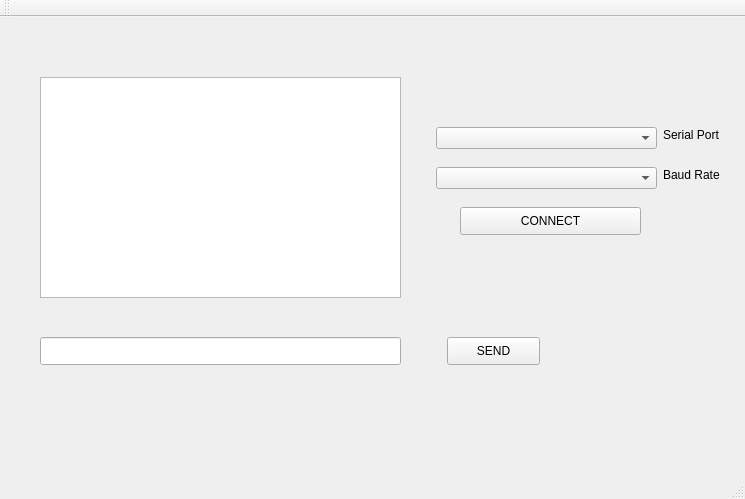
<?xml version="1.0" encoding="UTF-8"?>
<ui version="4.0">
 <class>MainWindow</class>
 <widget class="QMainWindow" name="MainWindow">
  <property name="geometry">
   <rect>
    <x>0</x>
    <y>0</y>
    <width>745</width>
    <height>499</height>
   </rect>
  </property>
  <property name="windowTitle">
   <string>MainWindow</string>
  </property>
  <property name="animated">
   <bool>false</bool>
  </property>
  <widget class="QWidget" name="centralWidget">
   <widget class="QPushButton" name="btnconnect">
    <property name="geometry">
     <rect>
      <x>460</x>
      <y>190</y>
      <width>181</width>
      <height>28</height>
     </rect>
    </property>
    <property name="text">
     <string>CONNECT</string>
    </property>
   </widget>
   <widget class="QComboBox" name="comboboxbaudrate">
    <property name="geometry">
     <rect>
      <x>436</x>
      <y>150</y>
      <width>221</width>
      <height>22</height>
     </rect>
    </property>
   </widget>
   <widget class="QComboBox" name="comboboxport">
    <property name="geometry">
     <rect>
      <x>436</x>
      <y>110</y>
      <width>221</width>
      <height>22</height>
     </rect>
    </property>
   </widget>
   <widget class="QLabel" name="label">
    <property name="geometry">
     <rect>
      <x>663</x>
      <y>110</y>
      <width>60</width>
      <height>16</height>
     </rect>
    </property>
    <property name="text">
     <string>Serial Port</string>
    </property>
   </widget>
   <widget class="QLabel" name="label_2">
    <property name="geometry">
     <rect>
      <x>663</x>
      <y>150</y>
      <width>58</width>
      <height>16</height>
     </rect>
    </property>
    <property name="text">
     <string>Baud Rate</string>
    </property>
   </widget>
   <widget class="QTextEdit" name="textstatus">
    <property name="geometry">
     <rect>
      <x>40</x>
      <y>60</y>
      <width>361</width>
      <height>221</height>
     </rect>
    </property>
   </widget>
   <widget class="QLineEdit" name="linetype">
    <property name="geometry">
     <rect>
      <x>40</x>
      <y>320</y>
      <width>361</width>
      <height>28</height>
     </rect>
    </property>
   </widget>
   <widget class="QPushButton" name="btnsend">
    <property name="geometry">
     <rect>
      <x>447</x>
      <y>320</y>
      <width>93</width>
      <height>28</height>
     </rect>
    </property>
    <property name="text">
     <string>SEND</string>
    </property>
    <property name="autoDefault">
     <bool>true</bool>
    </property>
   </widget>
  </widget>
  <widget class="QMenuBar" name="menuBar">
   <property name="geometry">
    <rect>
     <x>0</x>
     <y>0</y>
     <width>745</width>
     <height>26</height>
    </rect>
   </property>
  </widget>
  <widget class="QToolBar" name="mainToolBar">
   <attribute name="toolBarArea">
    <enum>TopToolBarArea</enum>
   </attribute>
   <attribute name="toolBarBreak">
    <bool>false</bool>
   </attribute>
  </widget>
  <widget class="QStatusBar" name="statusBar"/>
 </widget>
 <layoutdefault spacing="6" margin="11"/>
 <resources/>
 <connections/>
</ui>
